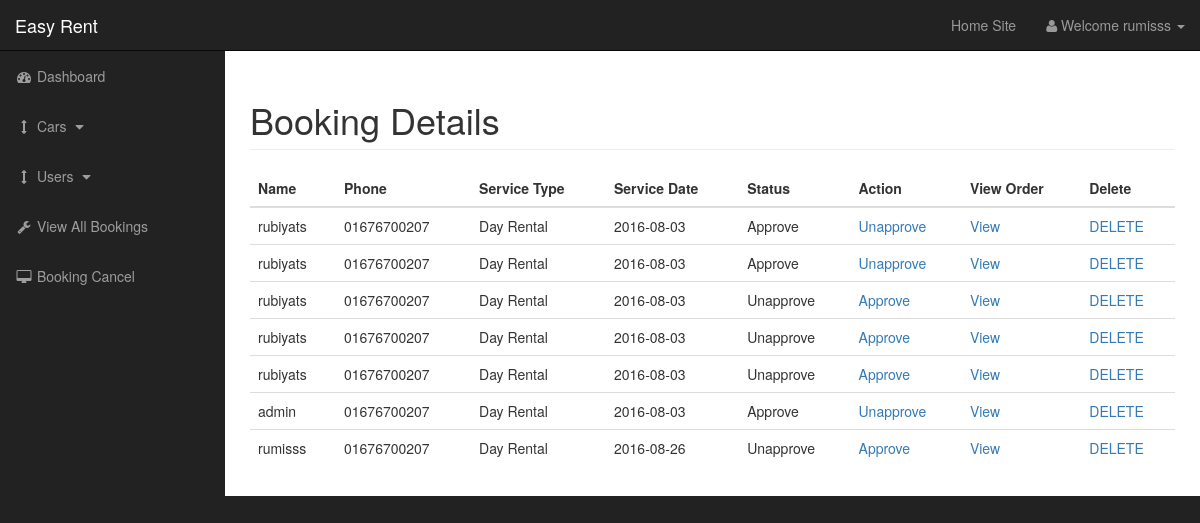
The app's page /admin/orders.php (signed in) with its own data.
### tables this page shows
CREATE TABLE `car_rent` (
  `rent_id` int(11) NOT NULL AUTO_INCREMENT,
  `user_name` varchar(200) DEFAULT NULL,
  `user_address` varchar(200) DEFAULT NULL,
  `user_email` varchar(100) DEFAULT NULL,
  `user_phone` varchar(50) DEFAULT NULL,
  `service_type` varchar(50) DEFAULT NULL,
  `number_of_car` int(5) DEFAULT NULL,
  `service_date` date DEFAULT NULL,
  `car_using_area` varchar(200) DEFAULT NULL,
  `car_type` varchar(100) DEFAULT NULL,
  `status` varchar(50) DEFAULT NULL,
  `address` varchar(150) DEFAULT NULL,
  `user_NID` varchar(50) DEFAULT NULL,
  PRIMARY KEY (`rent_id`)
);

### admin/includes/viewAllOrder.php (the view, shortened to what this page needs)
<div class="table-responsive">
 <table class="table">
                          <thead>
                        	<tr>
                        		<th>Name</th>
                        		<th>Phone</th>
                        		<th>Service Type</th>
                        		<th>Service Date</th>
                                <th>Status</th>
                                <th>Action</th>
                                <th>View Order</th>
                                <th>Delete</th>
                        	</tr>
                          </thead>
                          <tbody>
                          	<?php
                          	$query = "SELECT * FROM car_rent";
                          	$car_rent_query = mysqli_query($connection,$query);
                          	while($row = mysqli_fetch_assoc($car_rent_query)){
                          		$rent_id = $row['rent_id'];
                          		$user_name = $row['user_name'];
                          		$user_phone = $row['user_phone'];
                          		$service_type = $row['service_type'];
                          		$service_date = $row['service_date'];
                                $status = $row['status'];
                          		echo "<tr>";
                            ?>
                            <?php
                          		echo "<td>$user_name</td>";
                          		echo "<td>$user_phone</td>";
                          		echo "<td>$service_type</td>";
                                echo "<td>$service_date</td>";
                          		echo "<td>$status</td>";
                                if($status === 'Approve'){
                                    echo "<td><a href='orders.php?change_to_unapprove={$rent_id}'>Unapprove</a></td>";
                                }else{
                                    echo "<td><a href='orders.php?change_to_approve={$rent_id}'>Approve</a></td>";
                                }
                          		echo "<td><a href='orders.php?source=viewOrder&o_id={$rent_id}'>View</a></td>";
                          		echo "<td><a onClick=\"javascript:return confirm('Are You sure want to delete this Booking ?');\" href='orders.php?delete={$rent_id}'>DELETE</a></td>";
                          		echo "</tr>";
                          	}
                          	?>
                          </tbody>
                    </table>
</div>

### admin/css/sb-admin.css (style rules this page uses)
body { margin-top: 100px; background-color: #222; }
@media (min-width:768px) { body { margin-top: 50px; } }

### records on screen
car_rent: user_name "rubiyats", user_phone "01676700207", service_type "Day Rental", service_date "2016-08-03", status "Approve"
car_rent: user_name "rubiyats", user_phone "01676700207", service_type "Day Rental", service_date "2016-08-03", status "Approve"
car_rent: user_name "rubiyats", user_phone "01676700207", service_type "Day Rental", service_date "2016-08-03", status "Unapprove"
car_rent: user_name "rubiyats", user_phone "01676700207", service_type "Day Rental", service_date "2016-08-03", status "Unapprove"
car_rent: user_name "rubiyats", user_phone "01676700207", service_type "Day Rental", service_date "2016-08-03", status "Unapprove"
car_rent: user_name "admin", user_phone "01676700207", service_type "Day Rental", service_date "2016-08-03", status "Approve"
car_rent: user_name "rumisss", user_phone "01676700207", service_type "Day Rental", service_date "2016-08-26", status "Unapprove"

### other values on screen
$_SESSION['firstname'] "rumisss"
